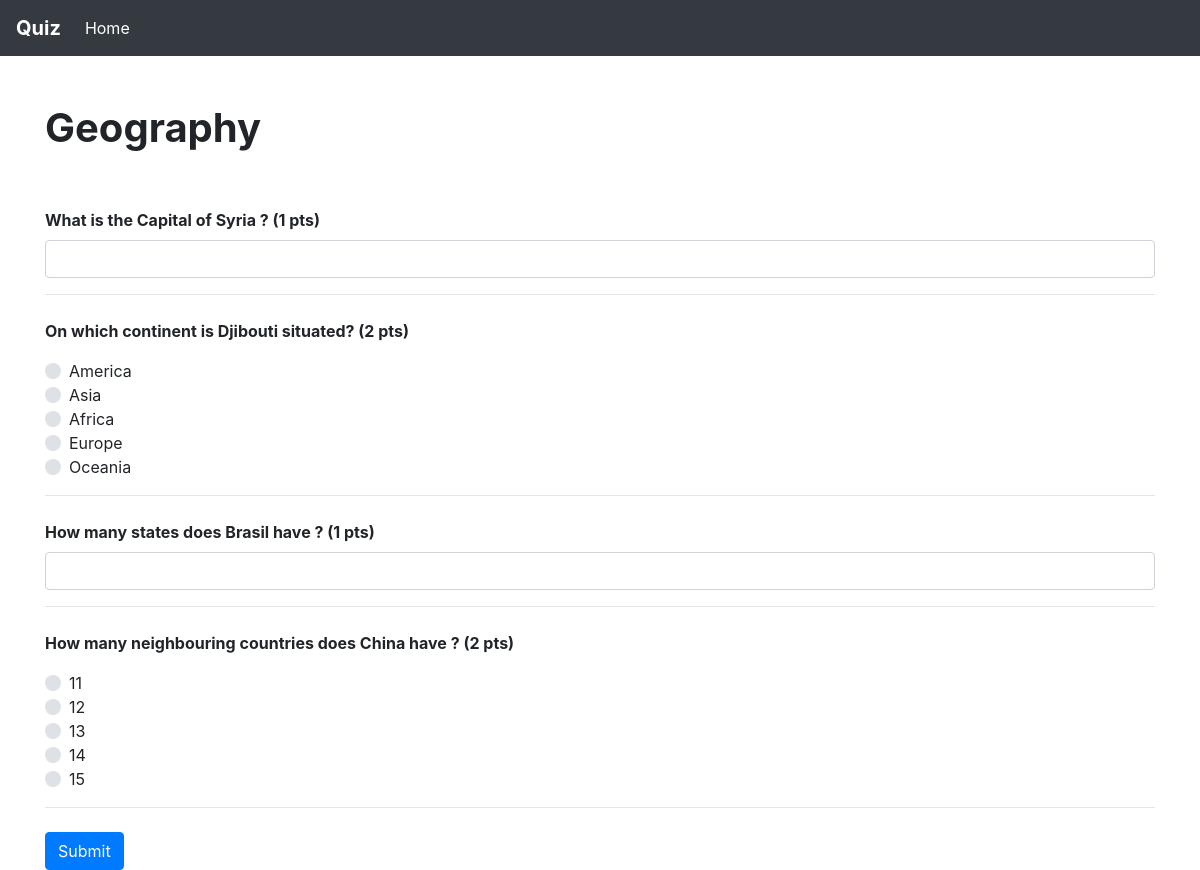
/1/, run on the app's committed database.
### app_quiz/models.py (models this page shows, shortened)
class Quiz(models.Model):
    name = models.CharField(max_length=255)
    description = models.TextField()
    pub_date = models.DateTimeField('date published')

class Question(models.Model):
    quiz = models.ForeignKey(Quiz, on_delete=models.CASCADE)
    text = models.TextField()
    value = models.IntegerField(default=1)
    textAnswer = models.BooleanField(default=False)

class MultipleChoice(models.Model):
    question = models.ForeignKey(Question, on_delete=models.CASCADE)
    text = models.CharField(max_length=255)
    isCorrectAnswer = models.BooleanField(default=False)

### app_quiz/views.py (the view)
# urls.py: path('<int:pk>/', views.QuizView.as_view(), name='quiz'),
class QuizView(generic.DetailView):
    model = Quiz
    template_name = 'app_quiz/quiz.html'

### app_quiz/templates/app_quiz/quiz.html (shortened to what this page needs)
<!DOCTYPE html>
<html lang="en">
<head>
    <link rel="stylesheet" href="https://maxcdn.bootstrapcdn.com/bootstrap/4.0.0/css/bootstrap.min.css">
</head>
<body>
    <nav class="navbar navbar-expand-lg navbar-dark bg-dark">
            <div class="navbar-brand"><b>Quiz</b></div>
            <div class="collapse navbar-collapse" id="navbarSupportedContent">
                <ul class="navbar-nav mr-auto">
                <li class="nav-item active">
                    <a class="nav-link" href="{% url 'app_quiz:index'%}">Home<span class="sr-only">(current)</span></a>
                </li>
                </ul>
            </div>
        </nav>
    <div class='container'>
        <div class="py-5 text center">
            <h1><b>{{ quiz.name }}</b></h1>
            {% if quiz.question_set.all %}
        </div>
            <form class='needs-validation' novalidate action="{% url 'app_quiz:submit' quiz.id %}" method="post">
                {% for q in quiz.question_set.all %}
                    {% if q.textAnswer is True %}
                        <div class="mb-3">
                            <label for="question{{ q.id }}"><b>{{ q.text }} ({{q.value}} pts)</b></label>
                            <input type="text" class="form-control" id="question{{ q.id }}" name="question{{ q.id }}" required>
                        </div>
                    {% else %}
                    <p class='mb-3'><b>{{ q.text }} ({{q.value}} pts)</b></p>
                        {% for choice in q.multiplechoice_set.all %}
                            <div class="custom-control custom-radio">
                                <label class="custom-control-label" for="q{{ q.id }}choice{{ choice.id }}">{{ choice.text }}</label>
                            </div>
                        {% endfor %}
                    {% endif %}
                <hr class="mb-4">
                {% endfor%}
                <button type="submit" class="btn btn-primary">Submit</button>
            </form>
        {% else %}
            <p>This quiz has no questions :/</p>
        {% endif %}
    </div>
</body>
</html>

### data on the page
Quiz: name "Geography"
Question: text "What is the Capital of Syria ?", value "1"
Question: text "On which continent is Djibouti situated?", value "2"
MultipleChoice: text "America"
MultipleChoice: text "Asia"
MultipleChoice: text "Africa"
MultipleChoice: text "Europe"
MultipleChoice: text "Oceania"
Question: text "How many states does Brasil have ?", value "1"
Question: text "How many neighbouring countries does China have ?", value "2"
MultipleChoice: text "11"
MultipleChoice: text "12"
MultipleChoice: text "13"
MultipleChoice: text "14"
MultipleChoice: text "15"
